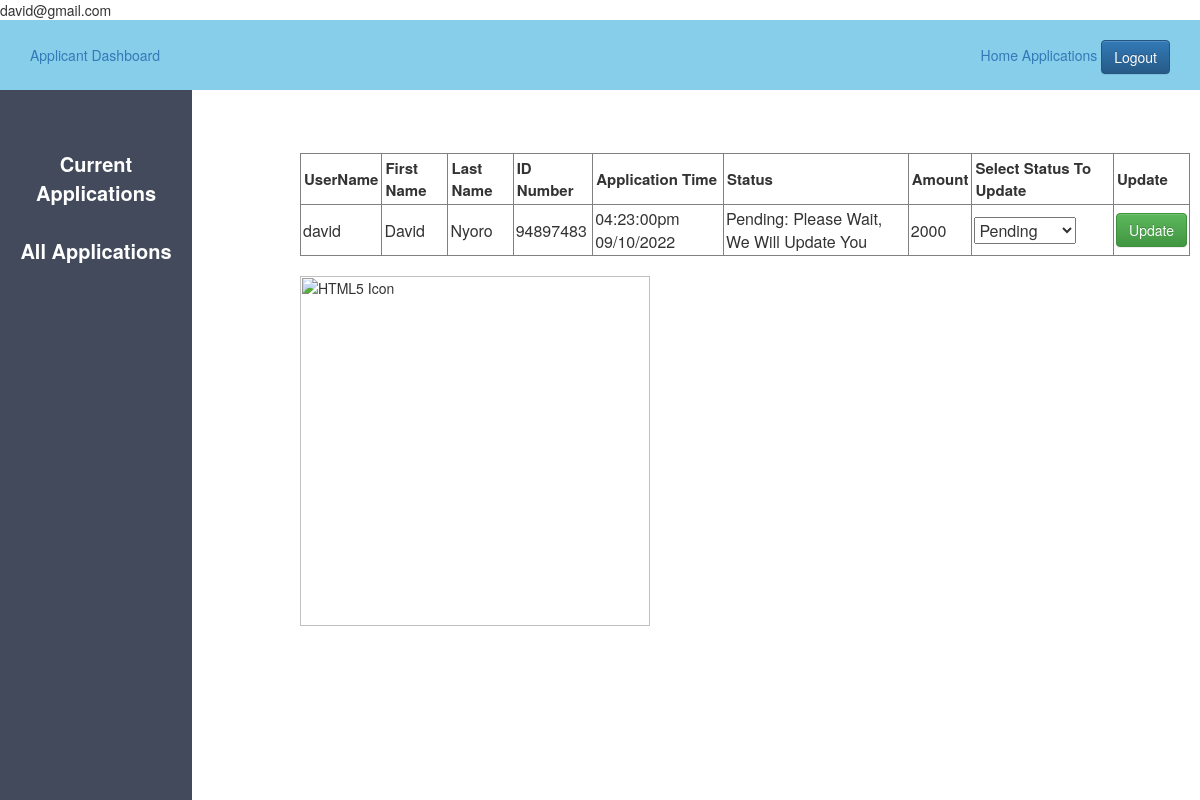
The page /update_status.php?national_id=94897483 (signed in) on the database its author committed.
### tables this page shows
CREATE TABLE `applications` (
  `Id` int(11) NOT NULL,
  `Username` varchar(30) NOT NULL,
  `Id_Number` int(20) NOT NULL,
  `Application_Date` varchar(20) NOT NULL,
  `Application_Time` varchar(30) NOT NULL,
  `Amount` int(20) NOT NULL,
  `Status` varchar(100) NOT NULL,
  `Served_By` varchar(30) NOT NULL,
  `Disbursed_Date` varchar(30) NOT NULL,
  `Phone` varchar(20) NOT NULL,
  `First_Name` varchar(30) NOT NULL,
  `Last_Name` varchar(30) NOT NULL,
  `Email` varchar(50) DEFAULT NULL
);

### update_status.php (the view, shortened to what this page needs)
<?php
	$id_num = $_GET['national_id'];
	$data=mysqli_connect('localhost', 'root', '', 'smartgrant');
	$month_year = date("m/Y");
	$sql="SELECT * FROM applications WHERE Id_Number='$id_num' AND Application_Date LIKE '%$month_year' ";
	$result=mysqli_query($data, $sql);
	$my_info= mysqli_fetch_assoc($result);
?>
<!DOCTYPE html>
<html>
<head>
		<?php
	include 'applicant_css.php';
	 ?>
</head>
<body>
	<?php
	include 'admin_sidebar.php';
	 ?>
	 <h2>Update status</h2>
	 <table border="1px" style="margin-left: 300px; margin-right: 10px;">
		<form action="#" method="POST">
			<tr>
				<th style="padding: 3px; font-size: 15px;">UserName</th>
				<th style="padding: 3px; font-size: 15px;">First Name</th>
				<th style="padding: 3px; font-size: 15px;">Last Name</th>
				<th style="padding: 3px; font-size: 15px;">ID Number</th>
				<th style="padding: 3px; font-size: 15px;">Application Time</th>
				<th style="padding: 3px; font-size: 15px;">Status</th>
				<th style="padding: 3px; font-size: 15px;">Amount</th>
				<th style="padding: 3px; font-size: 15px;">Select Status To Update</th>
				<th style="padding: 3px; font-size: 15px;">Update</th>
			</tr>
			<?php
			$info = $my_info;
			?>
			<tr>
				<td style="padding: 2px;">
					<?php echo "{$info['Username']}"; ?>
				</td>
				<td style="padding: 2px;">
					<?php echo "{$info['First_Name']}"; ?>
				</td>
				<td style="padding: 2px;">
					<?php echo "{$info['Last_Name']}"; ?>
				</td>
				<td style="padding:  2px;">
					<?php echo "{$info['Id_Number']}"; ?>
				</td>
				<td style="padding:  2px;">
					<?php echo "{$info['Application_Time']}"; ?>
				</td>
				<td style="padding:  2px;">
					<?php echo "{$info['Status']}"; ?>
				</td>
				<td style="padding:  2px;">
					<?php echo "{$info['Amount']}"; ?>
				</td>
				<td style="padding:  2px;">
					<div class="adm_int">
						<select name="statusDD" class="input_deg">
						    <option value=" your application status is still pending. please Wait, We Will Update You soonly. Kind regards.">Pending</option>
					    </select>
					</div>
				</td>
				<td style="padding: 2px;">
					<div>
						<input class="btn btn-success" type="submit" name="update_btn" value="Update">
					</div>
				</td>
			</tr>
		</form>
	</table>
	<?php
	 include("config.php");
	 $id_num = $_GET['national_id'];
	 $sql = "select image from images where Id_Num =  $id_num";
	 $result = mysqli_query($data,$sql);
	 $row = mysqli_fetch_array($result);
	 $image_src = $row['image'];
	?>
	<div style="margin-left: 300px; margin-top: 20px; ">
		<img src="<?php echo $image_src; ?>" alt="HTML5 Icon" style="width:350px;height:350px;">
	</div>
</body>
</html>

### admin.css (style rules this page uses)
* { margin: 0px; padding: 0px; }

### update_status.php (style rules this page uses)
img { width: 300px; height: 300px; }

### rows shown on the page
applications: Username "david", First_Name "David", Last_Name "Nyoro", Id_Number "94897483", Application_Time "04:23:00pm 09/10/2022", Status "Pending: Please Wait, We Will Update You", Amount "2000"
